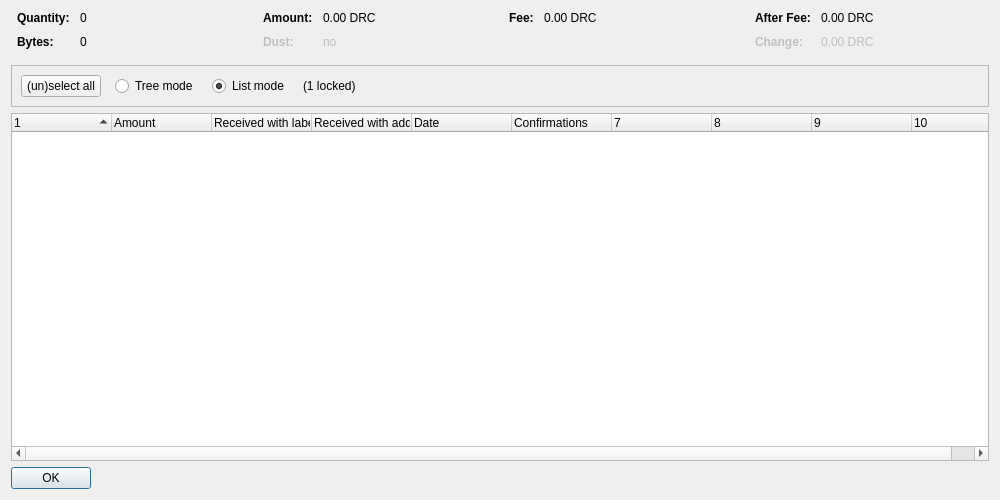
<?xml version="1.0" encoding="UTF-8"?>
<ui version="4.0">
 <class>CoinControlDialog</class>
 <widget class="QDialog" name="CoinControlDialog">
  <property name="geometry">
   <rect>
    <x>0</x>
    <y>0</y>
    <width>1000</width>
    <height>500</height>
   </rect>
  </property>
  <property name="windowTitle">
   <string>Coin Selection</string>
  </property>
  <layout class="QVBoxLayout" name="verticalLayout">
   <item>
    <layout class="QHBoxLayout" name="horizontalLayoutTop" stretch="0,0,0,0">
     <property name="topMargin">
      <number>0</number>
     </property>
     <property name="bottomMargin">
      <number>10</number>
     </property>
     <item>
      <layout class="QFormLayout" name="formLayoutCoinControl1">
       <property name="horizontalSpacing">
        <number>10</number>
       </property>
       <property name="verticalSpacing">
        <number>10</number>
       </property>
       <property name="leftMargin">
        <number>6</number>
       </property>
       <property name="rightMargin">
        <number>6</number>
       </property>
       <item row="0" column="0">
        <widget class="QLabel" name="labelCoinControlQuantityText">
         <property name="font">
          <font>
           <weight>75</weight>
           <bold>true</bold>
          </font>
         </property>
         <property name="text">
          <string>Quantity:</string>
         </property>
        </widget>
       </item>
       <item row="0" column="1">
        <widget class="QLabel" name="labelCoinControlQuantity">
         <property name="cursor">
          <cursorShape>IBeamCursor</cursorShape>
         </property>
         <property name="contextMenuPolicy">
          <enum>Qt::ActionsContextMenu</enum>
         </property>
         <property name="text">
          <string notr="true">0</string>
         </property>
         <property name="textInteractionFlags">
          <set>Qt::LinksAccessibleByMouse|Qt::TextSelectableByKeyboard|Qt::TextSelectableByMouse</set>
         </property>
        </widget>
       </item>
       <item row="1" column="0">
        <widget class="QLabel" name="labelCoinControlBytesText">
         <property name="font">
          <font>
           <weight>75</weight>
           <bold>true</bold>
          </font>
         </property>
         <property name="text">
          <string>Bytes:</string>
         </property>
        </widget>
       </item>
       <item row="1" column="1">
        <widget class="QLabel" name="labelCoinControlBytes">
         <property name="cursor">
          <cursorShape>IBeamCursor</cursorShape>
         </property>
         <property name="contextMenuPolicy">
          <enum>Qt::ActionsContextMenu</enum>
         </property>
         <property name="text">
          <string notr="true">0</string>
         </property>
         <property name="textInteractionFlags">
          <set>Qt::LinksAccessibleByMouse|Qt::TextSelectableByKeyboard|Qt::TextSelectableByMouse</set>
         </property>
        </widget>
       </item>
      </layout>
     </item>
     <item>
      <layout class="QFormLayout" name="formLayoutCoinControl2">
       <property name="horizontalSpacing">
        <number>10</number>
       </property>
       <property name="verticalSpacing">
        <number>10</number>
       </property>
       <property name="leftMargin">
        <number>6</number>
       </property>
       <property name="rightMargin">
        <number>6</number>
       </property>
       <item row="0" column="0">
        <widget class="QLabel" name="labelCoinControlAmountText">
         <property name="font">
          <font>
           <weight>75</weight>
           <bold>true</bold>
          </font>
         </property>
         <property name="text">
          <string>Amount:</string>
         </property>
        </widget>
       </item>
       <item row="0" column="1">
        <widget class="QLabel" name="labelCoinControlAmount">
         <property name="cursor">
          <cursorShape>IBeamCursor</cursorShape>
         </property>
         <property name="contextMenuPolicy">
          <enum>Qt::ActionsContextMenu</enum>
         </property>
         <property name="text">
          <string notr="true">0.00 DRC</string>
         </property>
         <property name="textInteractionFlags">
          <set>Qt::LinksAccessibleByMouse|Qt::TextSelectableByKeyboard|Qt::TextSelectableByMouse</set>
         </property>
        </widget>
       </item>
       <item row="1" column="0">
        <widget class="QLabel" name="labelCoinControlLowOutputText">
         <property name="enabled">
          <bool>false</bool>
         </property>
         <property name="font">
          <font>
           <weight>75</weight>
           <bold>true</bold>
          </font>
         </property>
         <property name="text">
          <string>Dust:</string>
         </property>
        </widget>
       </item>
       <item row="1" column="1">
        <widget class="QLabel" name="labelCoinControlLowOutput">
         <property name="enabled">
          <bool>false</bool>
         </property>
         <property name="cursor">
          <cursorShape>IBeamCursor</cursorShape>
         </property>
         <property name="contextMenuPolicy">
          <enum>Qt::ActionsContextMenu</enum>
         </property>
         <property name="text">
          <string notr="true">no</string>
         </property>
         <property name="textInteractionFlags">
          <set>Qt::LinksAccessibleByMouse|Qt::TextSelectableByKeyboard|Qt::TextSelectableByMouse</set>
         </property>
        </widget>
       </item>
      </layout>
     </item>
     <item>
      <layout class="QFormLayout" name="formLayoutCoinControl3">
       <property name="horizontalSpacing">
        <number>10</number>
       </property>
       <property name="verticalSpacing">
        <number>10</number>
       </property>
       <property name="leftMargin">
        <number>6</number>
       </property>
       <property name="rightMargin">
        <number>6</number>
       </property>
       <item row="0" column="0">
        <widget class="QLabel" name="labelCoinControlFeeText">
         <property name="font">
          <font>
           <weight>75</weight>
           <bold>true</bold>
          </font>
         </property>
         <property name="text">
          <string>Fee:</string>
         </property>
        </widget>
       </item>
       <item row="0" column="1">
        <widget class="QLabel" name="labelCoinControlFee">
         <property name="cursor">
          <cursorShape>IBeamCursor</cursorShape>
         </property>
         <property name="contextMenuPolicy">
          <enum>Qt::ActionsContextMenu</enum>
         </property>
         <property name="text">
          <string notr="true">0.00 DRC</string>
         </property>
         <property name="textInteractionFlags">
          <set>Qt::LinksAccessibleByMouse|Qt::TextSelectableByKeyboard|Qt::TextSelectableByMouse</set>
         </property>
        </widget>
       </item>
      </layout>
     </item>
     <item>
      <layout class="QFormLayout" name="formLayoutCoinControl4">
       <property name="horizontalSpacing">
        <number>10</number>
       </property>
       <property name="verticalSpacing">
        <number>10</number>
       </property>
       <property name="leftMargin">
        <number>6</number>
       </property>
       <property name="rightMargin">
        <number>6</number>
       </property>
       <item row="0" column="0">
        <widget class="QLabel" name="labelCoinControlAfterFeeText">
         <property name="font">
          <font>
           <weight>75</weight>
           <bold>true</bold>
          </font>
         </property>
         <property name="text">
          <string>After Fee:</string>
         </property>
        </widget>
       </item>
       <item row="0" column="1">
        <widget class="QLabel" name="labelCoinControlAfterFee">
         <property name="cursor">
          <cursorShape>IBeamCursor</cursorShape>
         </property>
         <property name="contextMenuPolicy">
          <enum>Qt::ActionsContextMenu</enum>
         </property>
         <property name="text">
          <string notr="true">0.00 DRC</string>
         </property>
         <property name="textInteractionFlags">
          <set>Qt::LinksAccessibleByMouse|Qt::TextSelectableByKeyboard|Qt::TextSelectableByMouse</set>
         </property>
        </widget>
       </item>
       <item row="1" column="0">
        <widget class="QLabel" name="labelCoinControlChangeText">
         <property name="enabled">
          <bool>false</bool>
         </property>
         <property name="font">
          <font>
           <weight>75</weight>
           <bold>true</bold>
          </font>
         </property>
         <property name="text">
          <string>Change:</string>
         </property>
        </widget>
       </item>
       <item row="1" column="1">
        <widget class="QLabel" name="labelCoinControlChange">
         <property name="enabled">
          <bool>false</bool>
         </property>
         <property name="cursor">
          <cursorShape>IBeamCursor</cursorShape>
         </property>
         <property name="contextMenuPolicy">
          <enum>Qt::ActionsContextMenu</enum>
         </property>
         <property name="text">
          <string notr="true">0.00 DRC</string>
         </property>
         <property name="textInteractionFlags">
          <set>Qt::LinksAccessibleByMouse|Qt::TextSelectableByKeyboard|Qt::TextSelectableByMouse</set>
         </property>
        </widget>
       </item>
      </layout>
     </item>
    </layout>
   </item>
   <item>
    <widget class="QFrame" name="frame">
     <property name="minimumSize">
      <size>
       <width>0</width>
       <height>40</height>
      </size>
     </property>
     <property name="frameShape">
      <enum>QFrame::StyledPanel</enum>
     </property>
     <property name="frameShadow">
      <enum>QFrame::Sunken</enum>
     </property>
     <layout class="QHBoxLayout" name="horizontalLayout">
      <item>
       <layout class="QHBoxLayout" name="horizontalLayoutPanel" stretch="0,0,0,0,0">
        <property name="spacing">
         <number>14</number>
        </property>
        <item>
         <widget class="QPushButton" name="pushButtonSelectAll">
          <property name="sizePolicy">
           <sizepolicy hsizetype="Maximum" vsizetype="Fixed">
            <horstretch>0</horstretch>
            <verstretch>0</verstretch>
           </sizepolicy>
          </property>
          <property name="text">
           <string>(un)select all</string>
          </property>
          <property name="autoDefault">
           <bool>false</bool>
          </property>
         </widget>
        </item>
        <item>
         <widget class="QRadioButton" name="radioTreeMode">
          <property name="sizePolicy">
           <sizepolicy hsizetype="Maximum" vsizetype="Fixed">
            <horstretch>0</horstretch>
            <verstretch>0</verstretch>
           </sizepolicy>
          </property>
          <property name="text">
           <string>Tree mode</string>
          </property>
         </widget>
        </item>
        <item>
         <widget class="QRadioButton" name="radioListMode">
          <property name="sizePolicy">
           <sizepolicy hsizetype="Maximum" vsizetype="Fixed">
            <horstretch>0</horstretch>
            <verstretch>0</verstretch>
           </sizepolicy>
          </property>
          <property name="text">
           <string>List mode</string>
          </property>
          <property name="checked">
           <bool>true</bool>
          </property>
         </widget>
        </item>
        <item>
         <widget class="QLabel" name="labelLocked">
          <property name="text">
           <string notr="true">(1 locked)</string>
          </property>
         </widget>
        </item>
        <item>
         <spacer name="horizontalSpacer">
          <property name="orientation">
           <enum>Qt::Horizontal</enum>
          </property>
          <property name="sizeHint" stdset="0">
           <size>
            <width>40</width>
            <height>20</height>
           </size>
          </property>
         </spacer>
        </item>
       </layout>
      </item>
     </layout>
    </widget>
   </item>
   <item>
    <widget class="CoinControlTreeWidget" name="treeWidget">
     <property name="contextMenuPolicy">
      <enum>Qt::CustomContextMenu</enum>
     </property>
     <property name="sortingEnabled">
      <bool>false</bool>
     </property>
     <property name="columnCount">
      <number>10</number>
     </property>
     <attribute name="headerShowSortIndicator" stdset="0">
      <bool>true</bool>
     </attribute>
     <attribute name="headerStretchLastSection">
      <bool>false</bool>
     </attribute>
     <column>
      <property name="text">
       <string/>
      </property>
     </column>
     <column>
      <property name="text">
       <string>Amount</string>
      </property>
     </column>
     <column>
      <property name="text">
       <string>Received with label</string>
      </property>
     </column>
     <column>
      <property name="text">
       <string>Received with address</string>
      </property>
     </column>
     <column>
      <property name="text">
       <string>Date</string>
      </property>
     </column>
     <column>
      <property name="text">
       <string>Confirmations</string>
      </property>
      <property name="toolTip">
       <string>Confirmed</string>
      </property>
     </column>
     <column>
      <property name="text">
       <string/>
      </property>
     </column>
     <column>
      <property name="text">
       <string/>
      </property>
     </column>
     <column>
      <property name="text">
       <string/>
      </property>
     </column>
     <column>
      <property name="text">
       <string/>
      </property>
     </column>
    </widget>
   </item>
   <item>
    <widget class="QDialogButtonBox" name="buttonBox">
     <property name="sizePolicy">
      <sizepolicy hsizetype="Maximum" vsizetype="Fixed">
       <horstretch>0</horstretch>
       <verstretch>0</verstretch>
      </sizepolicy>
     </property>
     <property name="orientation">
      <enum>Qt::Horizontal</enum>
     </property>
     <property name="standardButtons">
      <set>QDialogButtonBox::Ok</set>
     </property>
    </widget>
   </item>
  </layout>
 </widget>
 <customwidgets>
  <customwidget>
   <class>CoinControlTreeWidget</class>
   <extends>QTreeWidget</extends>
   <header>coincontroltreewidget.h</header>
  </customwidget>
 </customwidgets>
 <resources/>
 <connections/>
</ui>
